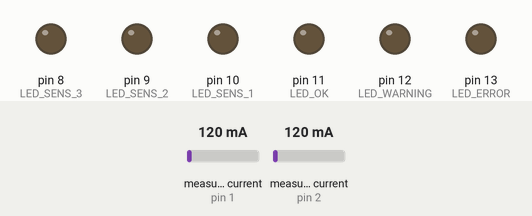
Recording of a sketch running on a simulated Arduino Uno, built with avr-gcc and run on an emulated ATmega328P. On the bench: output pins drawn as LEDs (lit = HIGH). Inputs (shaded band) come from the test bench; at power-on: measured current (sensors on pin 1, pin 2) 120 mA.

Above: at 9.0 s.
At 14.1 s:
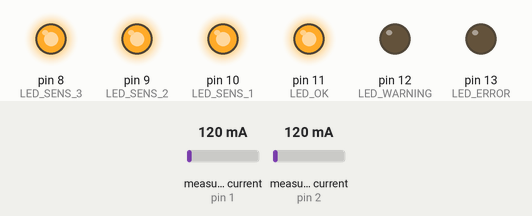
Timing chart, 0 to 16.2 s (numbered marks = the images above):
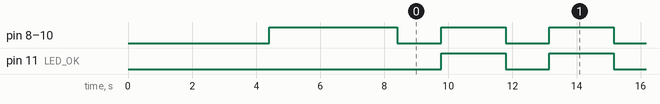

Measured:
- by itself, pin 8 (LED_SENS_3), pin 9 (LED_SENS_2), pin 10 (LED_SENS_1), pin 11 (LED_OK): alternates HIGH for 2.0 s and LOW for 1.4 s

The sketch:

SensordeEnergia.ino
```cpp
/**
  * Description: This code has been only tested in Intel Galileo Gen 1 and gets the readings of the next sensors:
        * TSL2561 - Light sensor
        * MPL115A - Temperature and pressure sensor
        * MAX4466 - Noise sensor
        * HTU21DF - Humidity sensor
        * Grove multichanel gas sensor
        * SCT-013-000 - Electric current sensor
    Then it calls the python scripts to send the data to the server via MQTT. All readings are writen to a file
    located in the SD card, located by default in '/media/mmcblk0p1/'. The SD functions were taken from:
    https://gist.github.com/carlynorama/9316252, we only override writing methods so it could support multiple
    data types.

  * Author:       Gustavo Adrián Jiménez González (Ruxaxup)
  * Date:         03 - 27 - 2017
  * Version:      1.0.0
  * Contact:      gustavo.jim.gonz@gmail.com
**/

#include <Wire.h>
#include <SD.h>
#include "EmonLib.h"

#define POTENCIA1 0X20
#define POTENCIA 0X40

#define ALL_CONNECTED 48
#define DEBUG 0

//FRECUENCIA DE MUESTREO
#define SECOND         			1000
#define CONNECTION_DELAY        SECOND * 1 		// 1 second
#define TIME_POTENCIA 			1              	//seconds
#define TIME_DISC       		SECOND * 2     	//Time for connecting sensors
//LEDS
#define LED_ERROR 13
#define LED_WARNING 12
#define LED_OK 11

//SENSOR LEYENDO
#define LED_SENS_1 10
#define LED_SENS_2 9
#define LED_SENS_3 8

//PINES SENSORES
#define CURRENT_PIN	1
#define CURRENT_PIN2	2   /*S2*/


byte readingFlag = 0x0;

byte warningFlag = 0x0;

byte estatus_sensores, estatus_anterior;

typedef struct {
  double current, current1;  /*S2*/
  double power,power1;   /*S2*/
} Mediciones;

enum states {
  start,
  idle,
  readSensors,
  sendMetadata,
  sendDataMQTT,
  error,
  checkRanges,
  connectSensors,
  idleIterator
};

states state = start;

//Energy
EnergyMonitor emon1,emon2;  /*S2*/

Mediciones m;


/////////////   MQTT    ///////////////


void blinkERRORLed(int times)
{
  for (int i = 0; i < times; i++) {
    digitalWrite(LED_ERROR, HIGH);
    delay(250);
    digitalWrite(LED_ERROR, LOW);
    delay(250);
  }
}

void blinkConnectionLEDS(int times)
{
  for (int i = 0; i < times; i++) {
    digitalWrite (LED_SENS_1, HIGH);
    digitalWrite (LED_SENS_2, HIGH);
    digitalWrite (LED_SENS_3, HIGH);
    delay(100);
    digitalWrite (LED_SENS_1, LOW);
    digitalWrite (LED_SENS_2, LOW);
    digitalWrite (LED_SENS_3, LOW);
    delay(100);
    digitalWrite (LED_ERROR,  HIGH);
    digitalWrite (LED_WARNING, HIGH);
    digitalWrite (LED_OK, HIGH);
    delay(100);
    digitalWrite (LED_ERROR, LOW);
    digitalWrite (LED_WARNING, LOW);
    digitalWrite (LED_OK, LOW);
    delay(100);
  }
}

void _sendMetaData(String status) {
  char data[30];

  String path = String("python /home/root/PythonMQTT/sendMetadata.py " + status + " " + estatus_sensores);
  char command [path.length() + 1  ];
  path.toCharArray(command, sizeof(command));
  if (DEBUG == 1) Serial.println(command);
  system(command);
}

void _sendDataMQTT(String tipoLectura, String status) {
  char data[25];
  String path = String("python /home/root/PythonMQTT/sendDataMQTT.py " + tipoLectura + " " + status);
  galileoCreateFile("values.txt");
  if (DEBUG == 1) Serial.println(tipoLectura);
  if (tipoLectura.equals("power")) {
    addValueToFile("values.txt", m.current /* 130.8*/); // VALOR MODIFICADO - CALIBRACIÓN NUEVA
  }
  if (tipoLectura.equals("power1")) {
    addValueToFile("values.txt", m.current1 /* 130.8*/); // VALOR MODIFICADO - CALIBRACIÓN NUEVA
  }                                                                                             /*S2*/
  char command [path.length() + 1  ];
  path.toCharArray(command, sizeof(command));
  if (DEBUG == 1) Serial.println(command);
  system(command);
}

////////////    MQTT    ///////////////


void clearData()
{
  m.current = 0;
  m.current1 = 0;/*S2*/
}

////////////////////////////////////
boolean getCurrent()
{
  //Calcula a corrente
  //I = 0.28, P = 25 kW
  double Irms = emon1.calcIrms(1480);
  m.current = Irms;
  return true;

}

boolean getCurrent1()          /*S2*/
{
  double Irms = emon2.calcIrms(1480);
  m.current1 = Irms;
  return true;
}

//////////////////////////////////////////////////////
//boolean getCurrent1()
//{
  //Calcula a corrente
  //I = 0.28, P = 25 kW
  //double Irms1 = emon1.calcIrms1(5860);
  //1 = Irms1;
  //return true;
//}
//////////////////////////////////////////////////////

//////////// Rangos ////////////////

void turnOnStatusLeds(byte sensor)
{
  switch (sensor) {
    case POTENCIA:
      if ((warningFlag & POTENCIA) == POTENCIA) {
        digitalWrite (LED_WARNING, HIGH);
        digitalWrite (LED_OK, LOW);
        digitalWrite (LED_ERROR, LOW);
      }
      else {
        digitalWrite(LED_WARNING, LOW);
        digitalWrite (LED_ERROR, LOW);
        digitalWrite(LED_OK, HIGH);

      }
      break;
      case POTENCIA1:
      if ((warningFlag & POTENCIA1) == POTENCIA1) {
        digitalWrite (LED_WARNING, HIGH);
        digitalWrite (LED_OK, LOW);
        digitalWrite (LED_ERROR, LOW);
      }
      else {
        digitalWrite(LED_WARNING, LOW);
        digitalWrite (LED_ERROR, LOW);
        digitalWrite(LED_OK, HIGH);

      }
      break;
  }
}

void turnOnSensorLeds(byte sensor)
{
  switch (sensor) {
    case POTENCIA:
      digitalWrite (LED_SENS_1, HIGH);
      digitalWrite (LED_SENS_2, HIGH);
      digitalWrite (LED_SENS_3, HIGH);

      break;
      case POTENCIA1:
      digitalWrite (LED_SENS_1, HIGH);
      digitalWrite (LED_SENS_2, HIGH);
      digitalWrite (LED_SENS_3, HIGH);

      break;
  }

}

void resetLeds()
{
  delay(SECOND);
  digitalWrite (LED_SENS_1, LOW);
  digitalWrite (LED_SENS_2, LOW);
  digitalWrite (LED_SENS_3, LOW);
  digitalWrite(LED_WARNING, LOW);
  digitalWrite (LED_ERROR, LOW);
  digitalWrite(LED_OK, LOW);

}


void check_ranges()
{
  warningFlag = 0;
  if ( (estatus_sensores & POTENCIA) == POTENCIA ) {
    if (m.current > 100 || m.current <= 0) {
      warningFlag = warningFlag | POTENCIA;
    }
  }
  if ( (estatus_sensores & POTENCIA1) == POTENCIA1 ) {
    if (m.current1 > 100 || m.current1 <= 0) {     /*S2*/    //REVISAR
      warningFlag = warningFlag | POTENCIA1;
    }
  }

}

void check_sensors()

{
  estatus_anterior = estatus_sensores;
  estatus_sensores = 0;
  if (getCurrent()) {
    estatus_sensores = estatus_sensores | POTENCIA;
  }
  else {
    if (DEBUG == 1)Serial.println("Sensor de potencia1 desconectado");
  }

  if (getCurrent1()) {
    estatus_sensores = estatus_sensores | POTENCIA1;
  }
  else {
    if (DEBUG == 1)Serial.println("Sensor de potencia2 desconectado");
  }
}

void calibrateCurrentSensor()
{
  emon1.calcIrms(5860);
  emon1.calcIrms(5860);
  emon1.calcIrms(5860);
  emon1.calcIrms(5860);
  emon1.calcIrms(5860);
}
void calibrateCurrentSensor1()
{
  emon2.calcIrms(1480);
  emon2.calcIrms(1480);
  emon2.calcIrms(1480);
  emon2.calcIrms(1480);
  emon2.calcIrms(1480);
}

void setup(void)
{

  Serial.begin(9600);
  //Current
  //Pino, calibracao - Cur Const= Ratio/BurdenR. 1800/62 = 29.


  emon1.current(1, 504);
  //emon1.current(CURRENT_PIN, 14.00);
  calibrateCurrentSensor();

  /*S2*/
  emon2.current(2, 504);
  calibrateCurrentSensor1();

  pinMode(LED_ERROR, OUTPUT);
  digitalWrite(LED_ERROR, LOW);
  pinMode(LED_WARNING, OUTPUT);
  digitalWrite(LED_WARNING, LOW);
  pinMode(LED_OK, OUTPUT);
  digitalWrite(LED_OK, LOW);
  pinMode(LED_SENS_1, OUTPUT);
  digitalWrite(LED_SENS_1, LOW);
  pinMode(LED_SENS_2, OUTPUT);
  digitalWrite(LED_SENS_2, LOW);
  pinMode(LED_SENS_3, OUTPUT);
  digitalWrite(LED_SENS_3, LOW);

  //Indicador de arranque
  turnOnSensorLeds(POTENCIA);
  resetLeds();
  turnOnSensorLeds(POTENCIA);
  resetLeds();

  turnOnSensorLeds(POTENCIA1);
  resetLeds();
  turnOnSensorLeds(POTENCIA1);
  resetLeds();

  estatus_sensores = 0;
}

/******************************** SD **********************************/
//SD.open retrieves the file in append more.
void addValueToFile(String fileName, float content) {
  char charFileName[fileName.length() + 1];
  fileName.toCharArray(charFileName, sizeof(charFileName));

  if (SD.exists(charFileName)) {
    File targetFile = SD.open(charFileName, FILE_WRITE);
    targetFile.print(content);
    targetFile.print("\n");
    targetFile.close();
  }
}

void addValueToFile(String fileName, double content) {
  char charFileName[fileName.length() + 1];
  fileName.toCharArray(charFileName, sizeof(charFileName));

  if (SD.exists(charFileName)) {
    File targetFile = SD.open(charFileName, FILE_WRITE);
    targetFile.print(content);
    targetFile.print("\n");
    targetFile.close();
  }
}

void addValueToFile(String fileName, uint32_t content) {
  char charFileName[fileName.length() + 1];
  fileName.toCharArray(charFileName, sizeof(charFileName));

  if (SD.exists(charFileName)) {
    File targetFile = SD.open(charFileName, FILE_WRITE);
    targetFile.print(content);
  }
}

void galileoCreateFile(String fileName) {
  String status_message = String();
  status_message = fileName;
  char charFileName[fileName.length() + 1];
  fileName.toCharArray(charFileName, sizeof(charFileName));

  if (SD.exists(charFileName)) {
    status_message += " exists already.";
  }
  else {
    char system_message[256];
    char directory[] = "/media/realroot";
    sprintf(system_message, "touch %s/%s", directory, charFileName);
    system(system_message);
    if (SD.exists(charFileName)) {
      status_message += " created.";
    }
    else {
      status_message += " creation tried and failed.";
    }
  }
}

/**********************************************************************/

int cont_current = 0;
int cont_current1 = 0;   /*S2*/
int cont_disconnected = 0;

void loop(void)
{
  String tipoLectura = String();

  switch (state) {

    case start:
      check_sensors();
      if (estatus_sensores == 0) {
        state = error;
      } else {
        if (estatus_sensores != estatus_anterior) {
          if (DEBUG == 1) Serial.println("Hubo cambios");
          state = sendMetadata;
        } else {
          if (DEBUG == 1) Serial.println("No hubo cambios");
          state = idle;
        }
      }


      break;

    case idle:
      if (DEBUG == 1) Serial.println("state:Duermo 1 min");
      delay(SECOND);
      if ( (estatus_sensores & POTENCIA) == POTENCIA ) {
        cont_current++;
      } else {
        cont_current = 0;
      }

      if ( (estatus_sensores & POTENCIA1) == POTENCIA1) {    /*S2*/
        cont_current1++;
      } else {
        cont_current1 = 0;
      }

      if (DEBUG == 1) {
        Serial.print("cont_current = ");
        Serial.println(cont_current);
      }
      if (DEBUG == 1) {
        Serial.print("cont_current2 = ");
        Serial.println(cont_current1);
      }
      if (DEBUG == 1) Serial.println("state:Idle");

      if (cont_current >= TIME_POTENCIA) {
        readingFlag = readingFlag | POTENCIA;
      }

      if (cont_current1 >= TIME_POTENCIA) {   /*s2*/
        readingFlag = readingFlag | POTENCIA1;
      }

      if (readingFlag != 0x00) {
        state = readSensors;
      }

      break;

    case sendMetadata:
      if (DEBUG == 1) Serial.println("state:sendMetadata");
      _sendMetaData("S");
      state = idle;
      break;

    case sendDataMQTT:
      if (DEBUG == 1) Serial.println("state:sendDataMQTT");

      if ( (readingFlag & POTENCIA) == POTENCIA) {
        if (DEBUG == 1)Serial.print("enviando POTENCIA electrica: ");
        if (DEBUG == 1)Serial.print(m.current /* 127*/);
        if (DEBUG == 1)Serial.println(" W");
        if (DEBUG == 1)Serial.print("***CORRIENTE electrica: ");
        if (DEBUG == 1)Serial.print(m.current);
        if (DEBUG == 1)Serial.println(" A");
        _sendDataMQTT("power", ((warningFlag & POTENCIA) == POTENCIA) ? "W" : "K");
        cont_current = 0;
        turnOnSensorLeds(POTENCIA);
        turnOnStatusLeds(POTENCIA);
        resetLeds();
        readingFlag = readingFlag ^ POTENCIA;
      }

      if ( (readingFlag & POTENCIA1) == POTENCIA1) {
        if (DEBUG == 1)Serial.print("enviando POTENCIA2 electrica: ");
        if (DEBUG == 1)Serial.print(m.current1 /* 127*/);
        if (DEBUG == 1)Serial.println(" W");
        if (DEBUG == 1)Serial.print("***CORRIENTE electrica: ");
        if (DEBUG == 1)Serial.print(m.current1);
        if (DEBUG == 1)Serial.println(" A");
        _sendDataMQTT("power1", ((warningFlag & POTENCIA1) == POTENCIA1) ? "W" : "K");
        cont_current1 = 0;

        turnOnSensorLeds(POTENCIA1);
        turnOnStatusLeds(POTENCIA1);
        resetLeds();
        readingFlag = readingFlag ^ POTENCIA1;
      }

      clearData();
      if (DEBUG == 1)Serial.print("SENSORS STATUS: ");
      if (DEBUG == 1)Serial.println(estatus_sensores);
      if (false) {
        if (DEBUG == 1)Serial.println("CONNECT SENSOR");
        state = connectSensors;
      } else {
        state = start;
      }

      break;

    case readSensors:
      if (DEBUG == 1) Serial.println("state:readSensors");
      state = checkRanges;
      break;

    case checkRanges:
      check_ranges();
      state = sendDataMQTT;
      break;

    case error:
      if (DEBUG == 1) Serial.println("state:Error");
      blinkERRORLed(10);
      cont_disconnected++;
      if (cont_disconnected == TIME_DISC) {
        cont_disconnected = 0;
        state = start;
      } else {
        delay(CONNECTION_DELAY);
      }

      break;

    case connectSensors:
      blinkConnectionLEDS(5);
      cont_disconnected++;
      if (cont_disconnected == TIME_DISC) {
        cont_disconnected = 0;
        state = start;
      } else {
        delay(CONNECTION_DELAY);
      }
      break;

    case idleIterator:

      break;

    default:
      if (DEBUG == 1) Serial.println("state:Default");
      break;
  }

}
```
